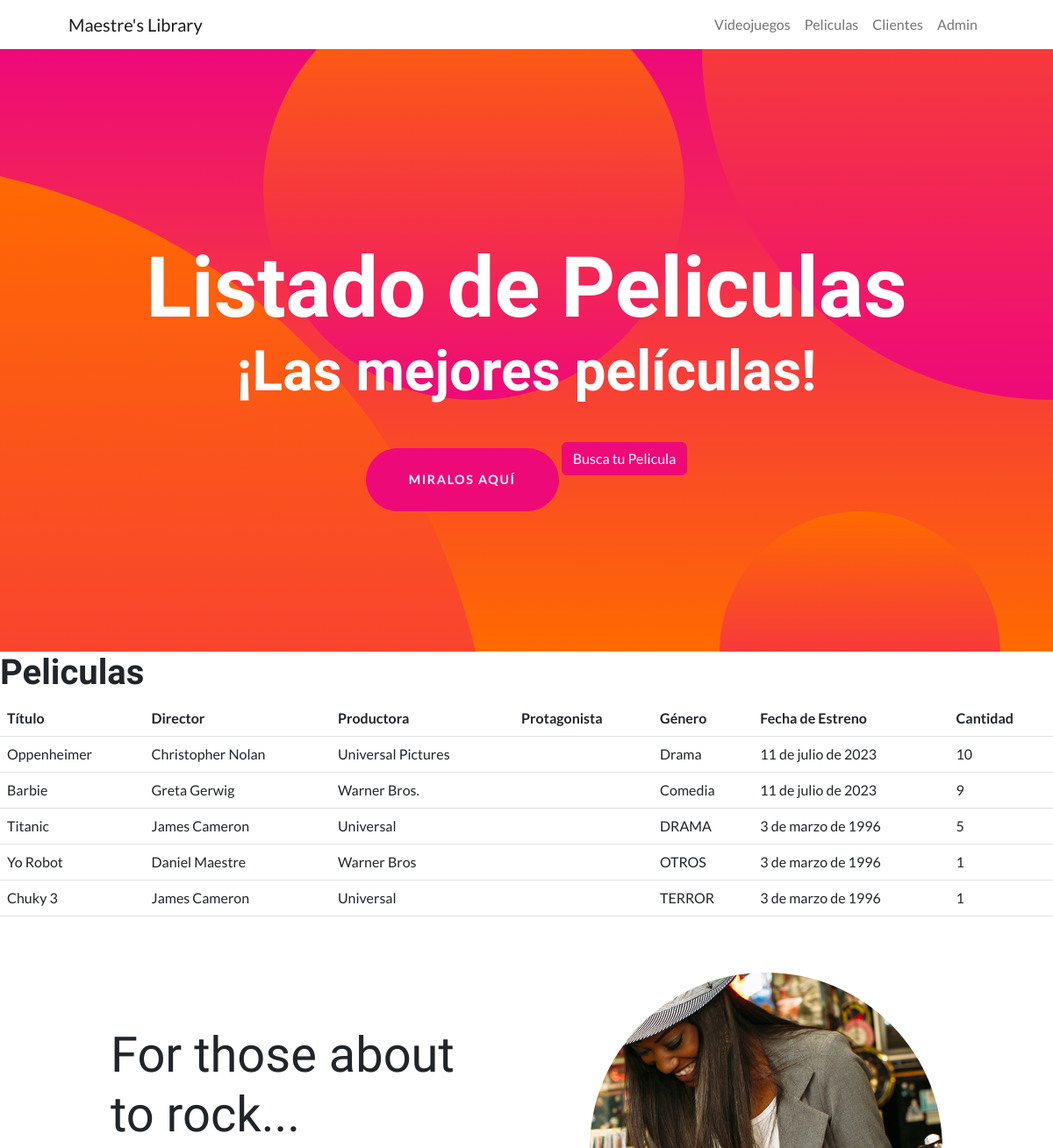
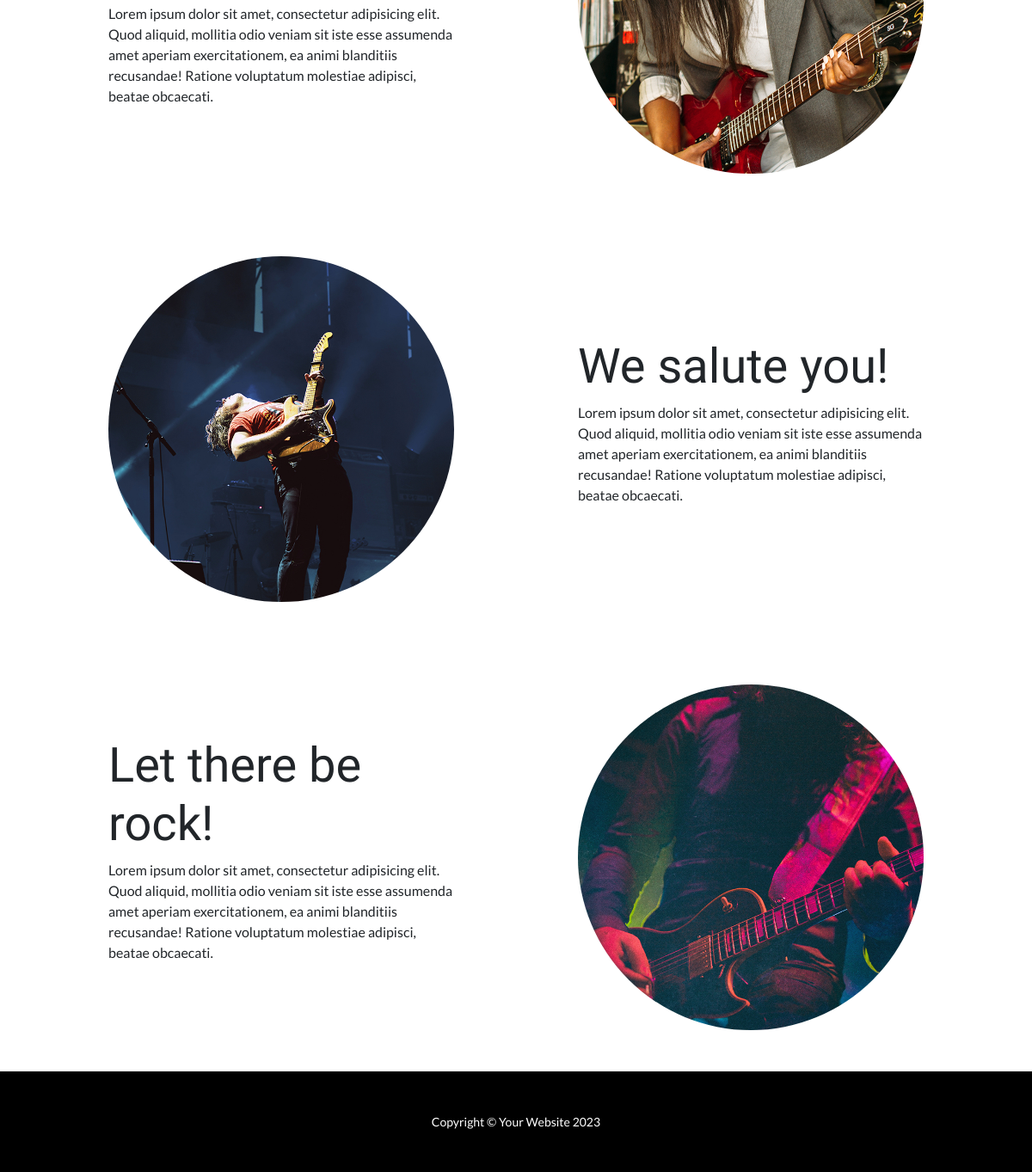
Screenshot of /aplicacion/peliculas/ with the database file from the repository (2 pictures, top to bottom).
### aplicacion/models.py (models this page shows, shortened)
class Peliculas(models.Model):
    titulo = models.CharField(max_length=50)
    director = models.CharField(max_length=50)
    productora = models.CharField(max_length=50)
    actor_protagonista = models.CharField(max_length=50)
    genero = models.CharField(max_length=20, choices=generos_peliculas)
    fecha_estreno = models.DateField()
    cantidad = models.IntegerField()

### aplicacion/views.py (the view)
# urls.py: path('peliculas/', peliculas, name="peliculas"),
def peliculas(request):
    ctx = {"peliculas": Peliculas.objects.all() }
    return render(request, "aplicacion/peliculas.html", ctx)

### aplicacion/templates/aplicacion/peliculas.html
{% extends 'aplicacion/base.html' %}
{% load static %}
{% block cabecera %}
<header class="masthead text-center text-white">
    <div class="masthead-content">
        <div class="container px-5">
            <h1 class="masthead-heading mb-0">Listado de Peliculas</h1>
            <h2 class="masthead-subheading mb-0">¡Las mejores películas!</h2>
            <a class="btn btn-primary btn-xl rounded-pill mt-5" href="#scroll">Miralos aquí</a>
            <a class="btn btn-primary" href="{% url 'buscarPelicula' %}">Busca tu Pelicula</a>
        </div>
    </div>
    <div class="bg-circle-1 bg-circle"></div>
    <div class="bg-circle-2 bg-circle"></div>
    <div class="bg-circle-3 bg-circle"></div>
    <div class="bg-circle-4 bg-circle"></div>
</header>
{% endblock cabecera %}
{% block contenido %}
<section id="scroll">
    <h1>Peliculas</h1>
    <table class="table">
        <thead>
            <tr>
                <th>Título</th>
                <th>Director</th>
                <th>Productora</th>
                <th>Protagonista</th>
                <th>Género</th>
                <th>Fecha de Estreno</th>
                <th>Cantidad</th>
            </tr>
        </thead>
        {% for Peliculas in peliculas %}
        <tbody>
            <tr>
                <td>{{ Peliculas.titulo }}</td>
                <td>{{ Peliculas.director }}</td>
                <td>{{ Peliculas.productora }}</td>
                <td>{{ Peliculas.protagonista }}</td>
                <td>{{ Peliculas.genero }}</td>
                <td>{{ Peliculas.fecha_estreno }}</td>
                <td>{{ Peliculas.cantidad }}</td>
            </tr>
        </tbody>
        {% endfor %}
    </table>
</section>
{% endblock contenido %}

### aplicacion/templates/aplicacion/base.html (shortened to what this page needs)
<!DOCTYPE html>
<html lang="en">
    <head>
        {% load static %}
        <link href="{% static 'aplicacion/css/styles.css' %}" rel="stylesheet" />
    </head>
    <body id="page-top">
        <nav class="navbar navbar-expand-lg navbar-"{% static 'aplicacion/assets/img/02.jpg' %}"dark navbar-custom fixed-top">
            <div class="container px-5">
                <a class="navbar-brand" href="#page-top">Maestre's Library</a>
                <div class="collapse navbar-collapse" id="navbarResponsive">
                    <ul class="navbar-nav ms-auto">
                        <li class="nav-item"><a class="nav-link" href="{% url 'videojuegos' %}">Videojuegos</a></li>
                        <li class="nav-item"><a class="nav-link" href="{% url 'peliculas' %}">Peliculas</a></li>
                        <li class="nav-item"><a class="nav-link" href="{% url 'clientes' %}">Clientes</a></li>
                        <li class="nav-item"><a class="nav-link" href="{% url 'admin:index' %}">Admin</a></li>
                    </ul>
                </div>
            </div>
        </nav>
        {% block cabecera %}{% endblock cabecera %}
        {% block contenido %}
        {% endblock contenido %}
        <section id="scroll">
            <div class="container px-5">
                <div class="row gx-5 align-items-center">
                    <div class="col-lg-6 order-lg-2">
                        <div class="p-5"><img class="img-fluid rounded-circle" src="{% static 'aplicacion/assets/img/01.jpg' %}" alt="..." /></div>
                    </div>
                    <div class="col-lg-6 order-lg-1">
                        <div class="p-5">
                            <h2 class="display-4">For those about to rock...</h2>
                            <p>Lorem ipsum dolor sit amet, consectetur adipisicing elit. Quod aliquid, mollitia odio veniam sit iste esse assumenda amet aperiam exercitationem, ea animi blanditiis recusandae! Ratione voluptatum molestiae adipisci, beatae obcaecati.</p>
                        </div>
                    </div>
                </div>
            </div>
        </section>
        <section>
            <div class="container px-5">
                <div class="row gx-5 align-items-center">
                    <div class="col-lg-6">
                        <div class="p-5"><img class="img-fluid rounded-circle" src="{% static 'aplicacion/assets/img/02.jpg' %}" alt="..." /></div>
                    </div>
                    <div class="col-lg-6">
                        <div class="p-5">
                            <h2 class="display-4">We salute you!</h2>
                            <p>Lorem ipsum dolor sit amet, consectetur adipisicing elit. Quod aliquid, mollitia odio veniam sit iste esse assumenda amet aperiam exercitationem, ea animi blanditiis recusandae! Ratione voluptatum molestiae adipisci, beatae obcaecati.</p>
                        </div>
                    </div>
                </div>
            </div>
        </section>
        <section>
            <div class="container px-5">
                <div class="row gx-5 align-items-center">
                    <div class="col-lg-6 order-lg-2">
                        <div class="p-5"><img class="img-fluid rounded-circle" src="{% static 'aplicacion/assets/img/03.jpg' %}" alt="..." /></div>
                    </div>
                    <div class="col-lg-6 order-lg-1">
                        <div class="p-5">
                            <h2 class="display-4">Let there be rock!</h2>
                            <p>Lorem ipsum dolor sit amet, consectetur adipisicing elit. Quod aliquid, mollitia odio veniam sit iste esse assumenda amet aperiam exercitationem, ea animi blanditiis recusandae! Ratione voluptatum molestiae adipisci, beatae obcaecati.</p>
                        </div>
                    </div>
                </div>
            </div>
        </section>
        <footer class="py-5 bg-black">
            <div class="container px-5"><p class="m-0 text-center text-white small">Copyright &copy; Your Website 2023</p></div>
        </footer>
    </body>
</html>

### rows the page displays
Peliculas: titulo "Oppenheimer", director "Christopher Nolan", productora "Universal Pictures", genero "Drama", fecha_estreno "11 de julio de 2023", cantidad "10"
Peliculas: titulo "Barbie", director "Greta Gerwig", productora "Warner Bros.", genero "Comedia", fecha_estreno "11 de julio de 2023", cantidad "9"
Peliculas: titulo "Titanic", director "James Cameron", productora "Universal", genero "DRAMA", fecha_estreno "3 de marzo de 1996", cantidad "5"
Peliculas: titulo "Yo Robot", director "Daniel Maestre", productora "Warner Bros", genero "OTROS", fecha_estreno "3 de marzo de 1996", cantidad "1"
Peliculas: titulo "Chuky 3", director "James Cameron", productora "Universal", genero "TERROR", fecha_estreno "3 de marzo de 1996", cantidad "1"
